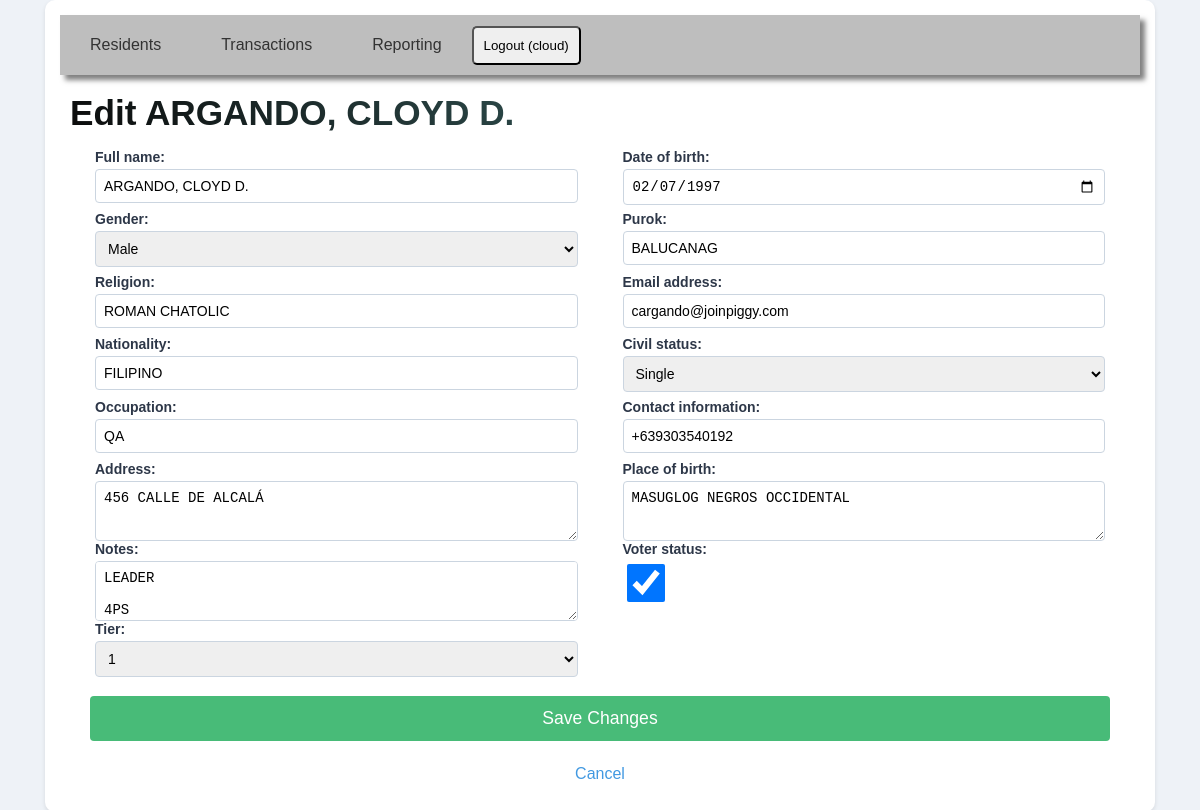
The app's page /residents/11/edit/?next=/residents/ (signed in) with its own data.
### residents/models.py (models this page shows, shortened)
class Resident(models.Model):
    GENDER_CHOICES = [
        ('Male', 'Male'),
        ('Female', 'Female'),
        ('Others', 'Others'),
    ]
    TIER_CHOICES = [(str(i), str(i)) for i in range(1, 7)]
    CIVIL_STATUS_CHOICES = [
        ('SINGLE', 'Single'),
        ('MARRIED', 'Married'),
        ('WIDOWED', 'Widowed'),
        ('DIVORCED', 'Divorced'),
        ('SEPARATED', 'Separated'),
        ('ANNULLED', 'Annulled'),
        ('COMMON-LAW / LIVE-IN PARTNER', 'Common-law / Live-in Partner'),
    ]
    contact_validator = RegexValidator(
        regex=r'^[0-9+]*$', # Allows digits (0-9) and the plus sign (+)
        message='Contact information can only contain digits (0-9) and the plus sign (+).'
    )
    full_name = models.CharField(max_length=255)
    date_of_birth = models.DateField()
    gender = models.CharField(max_length=10, choices=GENDER_CHOICES)
    purok = models.CharField(max_length=225)
    religion = models.CharField(max_length=100, blank=True, null=True)
    email_address = models.EmailField(max_length=255, blank=True, null=True)
    address = models.TextField()
    place_of_birth = models.TextField()
    contact_information = models.CharField(max_length=100, blank=True, null=True, default='+63', validators=[contact_validator]) # Optional
    civil_status = models.CharField(max_length=50, choices=CIVIL_STATUS_CHOICES) # Applied new choices
    nationality = models.CharField(max_length=100, default='Filipino', blank=True, null=True)
    occupation = models.CharField(max_length=100, blank=True, null=True) # Optional
    voter_status = models.BooleanField(default=False) # True if registered voter
    tier = models.CharField( max_length=10, blank=True, null=True, choices=TIER_CHOICES )
    notes = models.TextField(blank=True, null=True) # Optional

### residents/views.py (the view)
# urls.py: path('<int:resident_id>/edit/', views.edit_resident, name='edit_resident'),
@login_required
def edit_resident(request, resident_id):
    try:
        resident = get_object_or_404(Resident, pk=resident_id)
    except Http404:
        messages.warning(request, f"The resident you tried to edit (ID: {resident_id}) was not found.")
        return redirect('index')
    next_url = request.GET.get('next', reverse('resident_detail', args=[resident.pk]))
    if request.method == 'POST':
        form = ResidentForm(request.POST, instance=resident)
        if form.is_valid():
            form.save()
            messages.success(request, f'{resident.full_name} updated successfully!')
            return redirect(next_url)
        else:
            messages.error(request, 'Please correct the errors below.')
    else:
        form = ResidentForm(instance=resident)
    context = {
        'form': form,
        'resident': resident,
        'page_title': f'Edit {resident.full_name}',
        'next_url': next_url
    }
    return render(request, 'residents/edit_resident.html', context)

### residents/templates/residents/edit_resident.html (shortened to what this page needs)
{% load static %}
<!DOCTYPE html>
<html>
<head>
   {% include 'residents/html/header.html' %}
</head>
<body>
    <div class="container">
      {% include 'residents/html/header_nav_bar.html' %}
    <div class="form-container">
        <h1>{{ page_title }}</h1>
        <div class="data">
            <form method="post">
                {{ form.as_p }}
                    <button type="submit" class="spanned-item">Save Changes</button>
            </form>
            <a href="{{ next_url }}" class="back-link">Cancel</a>
        </div>
</div>
    </div>
</body>
</html>

### residents/templates/residents/html/header_nav_bar.html (shortened to what this page needs)
    <nav class="navbar">
        <ul id="navbar-links">
            {% if user.is_authenticated %}
                <li><a href="{% url 'index' %}" {% if request.resolver_match.url_name == 'index' %}class="active"{% endif %}>Residents</a></li>
                <li><a href="{% url 'transactions_list' %}" {% if request.resolver_match.url_name == 'transactions_list' %}class="active"{% endif %}>Transactions</a></li>
                <li><a href="{% url 'reporting_page' %}" {% if request.resolver_match.url_name == 'reporting_page' %}class="active"{% endif %}>Reporting</a></li>
                <li>
                    <form id="logout-form-interactive" method="post" action="{% url 'logout' %}">
                        <button type="submit" class="logout-button">Logout ({{ user.username }})</button>
                    </form>
                </li>
            {% else %}
                <li><a href="{% url 'login' %}">Login</a></li>
            {% endif %}
        </ul>
    </nav>

### residents/static/residents/css/style.css (style rules this page uses)
body { font-family: 'Arial', sans-serif; line-height: 1.6; margin: 0; padding: 0; background-color: #eef2f7; color: #333; }
.container { max-width: 90%; height: auto; margin: 0 auto; background-color: #fff; padding: 15px; border-radius: 10px; box-shadow: 0 2px 4px rgba(0, 0, 0, 0.1); }
.navbar { background-color: #bebebe; box-shadow: 5px 5px 5px rgb(0, 0, 0, .5); height: 60px; display: flex; justify-content: space-between; align-items: center; position: relative; }
.navbar ul#navbar-links { height: 100%; list-style: none; margin: 0; padding: 0; display: flex; }
.navbar ul#navbar-links li { background-color: #bebebe; height: 100%; }
.navbar ul#navbar-links li a { padding: 0 30px; height: 100%; width: auto; text-decoration: none; color: #333; display: block; display: flex; justify-content: center; align-items: center; }
h1 { font-family: 'Poppins', sans-serif; padding: 0 10px; font-size: 2.2em; font-weight: 700; margin: auto; background: linear-gradient(45deg, #0a0909, #2F4F4F, #008080); -webkit-background-clip: text; -webkit-text-fill-color: transparent; background-clip: text; }
.form-container { margin: 0; padding: 0; width: 100%; padding: 10px 0; }
.form-container form { margin: 0; padding: 0px 30px; display: grid; grid-template-columns: 1fr 1fr; grid-template-rows: auto; gap: 0 35px; }
.form-container form p { margin: 5px; }
.form-container form label { display: block; margin-bottom: 0; font-weight: bold; color: #2d3748; font-size: 14px; }
.form-container form input[type="text"], .form-container form input[type="date"], .form-container form input[type="email"], .form-container form input[type="password"], .form-container form input[type="number"], .form-container form textarea, .form-container form select { width: 100%; padding: 8px; border: 1px solid #cbd5e0; border-radius: 4px; font-size: 14px; box-sizing: border-box; margin-bottom: -20px; }
.form-container form textarea { max-height: 60px; min-height: 40px; resize: vertical; }
.form-container form input[type="checkbox"] { margin-right: 8px; vertical-align: middle; width: 38px; height: 38px; }
.form-container form .submit-button-container, .form-container form button[type="submit"] { grid-column: 1 / -1; }
.form-container button[type="submit"] { padding: 12px 20px; background-color: #48bb78; color: white; border: none; border-radius: 4px; cursor: pointer; font-size: 1.1rem; transition: background-color 0.3s ease; margin-top: 20px; width: 100%; }
.back-link { display: block; text-align: center; margin-top: 20px; color: #4299e1; text-decoration: none; font-size: 1rem; }
.spanned-item { grid-column: span 2; background-color: lightgreen; }

### records on screen
Resident: full_name "ARGANDO, CLOYD D.", date_of_birth "02/07/1997", gender "Male", purok "BALUCANAG", religion "ROMAN CHATOLIC", email_address "cargando@joinpiggy.com", nationality "FILIPINO", civil_status "Single", occupation "QA", contact_information "+639303540192", address "456 CALLE DE ALCALÁ", place_of_birth "MASUGLOG NEGROS OCCIDENTAL", notes "LEADER 4PS", voter_status "☑", tier "1"

### other values on screen
{{ user.username }} "cloud"
{{ page_title }} "Edit ARGANDO, CLOYD D."
